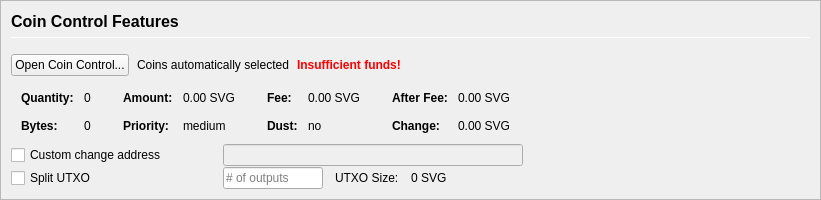
         <widget class="QFrame" name="frameCoinControl">
          <property name="sizePolicy">
           <sizepolicy hsizetype="Expanding" vsizetype="Expanding">
            <horstretch>0</horstretch>
            <verstretch>0</verstretch>
           </sizepolicy>
          </property>
          <property name="maximumSize">
           <size>
            <width>16777215</width>
            <height>16777215</height>
           </size>
          </property>
          <property name="frameShape">
           <enum>QFrame::StyledPanel</enum>
          </property>
          <property name="frameShadow">
           <enum>QFrame::Sunken</enum>
          </property>
          <layout class="QVBoxLayout" name="verticalLayoutCoinControl2">
           <property name="spacing">
            <number>0</number>
           </property>
           <property name="leftMargin">
            <number>0</number>
           </property>
           <property name="topMargin">
            <number>0</number>
           </property>
           <property name="rightMargin">
            <number>0</number>
           </property>
           <property name="bottomMargin">
            <number>0</number>
           </property>
           <item>
            <widget class="QFrame" name="frameCoinControl_BG">
             <layout class="QVBoxLayout" name="verticalLayoutCoinControl" stretch="0,0,0,0,0,0">
              <property name="spacing">
               <number>1</number>
              </property>
              <property name="leftMargin">
               <number>10</number>
              </property>
              <property name="topMargin">
               <number>10</number>
              </property>
              <item>
               <layout class="QHBoxLayout" name="horizontalLayoutCoinControl1">
                <property name="bottomMargin">
                 <number>15</number>
                </property>
                <item>
                 <layout class="QVBoxLayout" name="verticalLayout_3">
                  <property name="spacing">
                   <number>6</number>
                  </property>
                  <item>
                   <widget class="QLabel" name="labelCoinControlFeatures">
                    <property name="sizePolicy">
                     <sizepolicy hsizetype="Preferred" vsizetype="Maximum">
                      <horstretch>0</horstretch>
                      <verstretch>0</verstretch>
                     </sizepolicy>
                    </property>
                    <property name="minimumSize">
                     <size>
                      <width>0</width>
                      <height>20</height>
                     </size>
                    </property>
                    <property name="font">
                     <font>
                      <pointsize>12</pointsize>
                      <weight>75</weight>
                      <bold>true</bold>
                     </font>
                    </property>
                    <property name="styleSheet">
                     <string notr="true">font-weight:bold;</string>
                    </property>
                    <property name="text">
                     <string>Coin Control Features</string>
                    </property>
                   </widget>
                  </item>
                  <item>
                   <widget class="Line" name="line">
                    <property name="minimumSize">
                     <size>
                      <width>0</width>
                      <height>1</height>
                     </size>
                    </property>
                    <property name="maximumSize">
                     <size>
                      <width>16777215</width>
                      <height>1</height>
                     </size>
                    </property>
                    <property name="orientation">
                     <enum>Qt::Horizontal</enum>
                    </property>
                   </widget>
                  </item>
                 </layout>
                </item>
               </layout>
              </item>
              <item>
               <layout class="QHBoxLayout" name="horizontalLayoutCoinControl2" stretch="0,0,0,0">
                <property name="spacing">
                 <number>8</number>
                </property>
                <property name="bottomMargin">
                 <number>10</number>
                </property>
                <item>
                 <widget class="QPushButton" name="pushButtonCoinControl">
                  <property name="styleSheet">
                   <string notr="true"/>
                  </property>
                  <property name="text">
                   <string>Open Coin Control...</string>
                  </property>
                  <property name="autoDefault">
                   <bool>false</bool>
                  </property>
                 </widget>
                </item>
                <item>
                 <widget class="QLabel" name="labelCoinControlAutomaticallySelected">
                  <property name="text">
                   <string>Coins automatically selected</string>
                  </property>
                  <property name="margin">
                   <number>5</number>
                  </property>
                 </widget>
                </item>
                <item>
                 <widget class="QLabel" name="labelCoinControlInsuffFunds">
                  <property name="font">
                   <font>
                    <weight>75</weight>
                    <bold>true</bold>
                   </font>
                  </property>
                  <property name="styleSheet">
                   <string notr="true">color:red;font-weight:bold;</string>
                  </property>
                  <property name="text">
                   <string>Insufficient funds!</string>
                  </property>
                  <property name="margin">
                   <number>5</number>
                  </property>
                 </widget>
                </item>
                <item>
                 <spacer name="horizontalSpacerCoinControl">
                  <property name="orientation">
                   <enum>Qt::Horizontal</enum>
                  </property>
                  <property name="sizeHint" stdset="0">
                   <size>
                    <width>40</width>
                    <height>1</height>
                   </size>
                  </property>
                 </spacer>
                </item>
               </layout>
              </item>
              <item>
               <widget class="QWidget" name="widgetCoinControl" native="true">
                <property name="sizePolicy">
                 <sizepolicy hsizetype="Preferred" vsizetype="Preferred">
                  <horstretch>0</horstretch>
                  <verstretch>0</verstretch>
                 </sizepolicy>
                </property>
                <property name="minimumSize">
                 <size>
                  <width>0</width>
                  <height>0</height>
                 </size>
                </property>
                <property name="styleSheet">
                 <string notr="true"/>
                </property>
                <layout class="QHBoxLayout" name="horizontalLayoutCoinControl5">
                 <property name="leftMargin">
                  <number>0</number>
                 </property>
                 <property name="topMargin">
                  <number>0</number>
                 </property>
                 <property name="rightMargin">
                  <number>0</number>
                 </property>
                 <property name="bottomMargin">
                  <number>0</number>
                 </property>
                 <item>
                  <layout class="QHBoxLayout" name="horizontalLayoutCoinControl3" stretch="0,0,0,1">
                   <property name="spacing">
                    <number>20</number>
                   </property>
                   <property name="topMargin">
                    <number>0</number>
                   </property>
                   <property name="bottomMargin">
                    <number>10</number>
                   </property>
                   <item>
                    <layout class="QFormLayout" name="formLayoutCoinControl1">
                     <property name="horizontalSpacing">
                      <number>10</number>
                     </property>
                     <property name="verticalSpacing">
                      <number>14</number>
                     </property>
                     <property name="leftMargin">
                      <number>10</number>
                     </property>
                     <property name="topMargin">
                      <number>4</number>
                     </property>
                     <property name="rightMargin">
                      <number>6</number>
                     </property>
                     <item row="0" column="0">
                      <widget class="QLabel" name="labelCoinControlQuantityText">
                       <property name="font">
                        <font>
                         <weight>75</weight>
                         <bold>true</bold>
                        </font>
                       </property>
                       <property name="text">
                        <string>Quantity:</string>
                       </property>
                       <property name="margin">
                        <number>0</number>
                       </property>
                      </widget>
                     </item>
                     <item row="0" column="1">
                      <widget class="QLabel" name="labelCoinControlQuantity">
                       <property name="cursor">
                        <cursorShape>IBeamCursor</cursorShape>
                       </property>
                       <property name="contextMenuPolicy">
                        <enum>Qt::ActionsContextMenu</enum>
                       </property>
                       <property name="text">
                        <string notr="true">0</string>
                       </property>
                       <property name="margin">
                        <number>0</number>
                       </property>
                       <property name="textInteractionFlags">
                        <set>Qt::LinksAccessibleByMouse|Qt::TextSelectableByKeyboard|Qt::TextSelectableByMouse</set>
                       </property>
                      </widget>
                     </item>
                     <item row="1" column="0">
                      <widget class="QLabel" name="labelCoinControlBytesText">
                       <property name="font">
                        <font>
                         <weight>75</weight>
                         <bold>true</bold>
                        </font>
                       </property>
                       <property name="text">
                        <string>Bytes:</string>
                       </property>
                      </widget>
                     </item>
                     <item row="1" column="1">
                      <widget class="QLabel" name="labelCoinControlBytes">
                       <property name="cursor">
                        <cursorShape>IBeamCursor</cursorShape>
                       </property>
                       <property name="contextMenuPolicy">
                        <enum>Qt::ActionsContextMenu</enum>
                       </property>
                       <property name="text">
                        <string notr="true">0</string>
                       </property>
                       <property name="textInteractionFlags">
                        <set>Qt::LinksAccessibleByMouse|Qt::TextSelectableByKeyboard|Qt::TextSelectableByMouse</set>
                       </property>
                      </widget>
                     </item>
                    </layout>
                   </item>
                   <item>
                    <layout class="QFormLayout" name="formLayoutCoinControl2">
                     <property name="horizontalSpacing">
                      <number>10</number>
                     </property>
                     <property name="verticalSpacing">
                      <number>14</number>
                     </property>
                     <property name="leftMargin">
                      <number>6</number>
                     </property>
                     <property name="topMargin">
                      <number>4</number>
                     </property>
                     <property name="rightMargin">
                      <number>6</number>
                     </property>
                     <item row="0" column="0">
                      <widget class="QLabel" name="labelCoinControlAmountText">
                       <property name="font">
                        <font>
                         <weight>75</weight>
                         <bold>true</bold>
                        </font>
                       </property>
                       <property name="text">
                        <string>Amount:</string>
                       </property>
                       <property name="margin">
                        <number>0</number>
                       </property>
                      </widget>
                     </item>
                     <item row="0" column="1">
                      <widget class="QLabel" name="labelCoinControlAmount">
                       <property name="cursor">
                        <cursorShape>IBeamCursor</cursorShape>
                       </property>
                       <property name="contextMenuPolicy">
                        <enum>Qt::ActionsContextMenu</enum>
                       </property>
                       <property name="text">
                        <string notr="true">0.00 SVG</string>
                       </property>
                       <property name="textInteractionFlags">
                        <set>Qt::LinksAccessibleByMouse|Qt::TextSelectableByKeyboard|Qt::TextSelectableByMouse</set>
                       </property>
                      </widget>
                     </item>
                     <item row="1" column="0">
                      <widget class="QLabel" name="labelCoinControlPriorityText">
                       <property name="font">
                        <font>
                         <weight>75</weight>
                         <bold>true</bold>
                        </font>
                       </property>
                       <property name="text">
                        <string>Priority:</string>
                       </property>
                      </widget>
                     </item>
                     <item row="1" column="1">
                      <widget class="QLabel" name="labelCoinControlPriority">
                       <property name="cursor">
                        <cursorShape>IBeamCursor</cursorShape>
                       </property>
                       <property name="contextMenuPolicy">
                        <enum>Qt::ActionsContextMenu</enum>
                       </property>
                       <property name="text">
                        <string>medium</string>
                       </property>
                       <property name="textInteractionFlags">
                        <set>Qt::LinksAccessibleByMouse|Qt::TextSelectableByKeyboard|Qt::TextSelectableByMouse</set>
                       </property>
                      </widget>
                     </item>
                    </layout>
                   </item>
                   <item>
                    <layout class="QFormLayout" name="formLayoutCoinControl3">
                     <property name="horizontalSpacing">
                      <number>10</number>
                     </property>
                     <property name="verticalSpacing">
                      <number>14</number>
                     </property>
                     <property name="leftMargin">
                      <number>6</number>
                     </property>
                     <property name="topMargin">
                      <number>4</number>
                     </property>
                     <property name="rightMargin">
                      <number>6</number>
                     </property>
                     <item row="0" column="0">
                      <widget class="QLabel" name="labelCoinControlFeeText">
                       <property name="font">
                        <font>
                         <weight>75</weight>
                         <bold>true</bold>
                        </font>
                       </property>
                       <property name="text">
                        <string>Fee:</string>
                       </property>
                       <property name="margin">
                        <number>0</number>
                       </property>
                      </widget>
                     </item>
                     <item row="0" column="1">
                      <widget class="QLabel" name="labelCoinControlFee">
                       <property name="cursor">
                        <cursorShape>IBeamCursor</cursorShape>
                       </property>
                       <property name="contextMenuPolicy">
                        <enum>Qt::ActionsContextMenu</enum>
                       </property>
                       <property name="text">
                        <string notr="true">0.00 SVG</string>
                       </property>
                       <property name="textInteractionFlags">
                        <set>Qt::LinksAccessibleByMouse|Qt::TextSelectableByKeyboard|Qt::TextSelectableByMouse</set>
                       </property>
                      </widget>
                     </item>
                     <item row="1" column="0">
                      <widget class="QLabel" name="labelCoinControlLowOutputText">
                       <property name="font">
                        <font>
                         <weight>75</weight>
                         <bold>true</bold>
                        </font>
                       </property>
                       <property name="text">
                        <string>Dust:</string>
                       </property>
                      </widget>
                     </item>
                     <item row="1" column="1">
                      <widget class="QLabel" name="labelCoinControlLowOutput">
                       <property name="cursor">
                        <cursorShape>IBeamCursor</cursorShape>
                       </property>
                       <property name="contextMenuPolicy">
                        <enum>Qt::ActionsContextMenu</enum>
                       </property>
                       <property name="text">
                        <string>no</string>
                       </property>
                       <property name="textInteractionFlags">
                        <set>Qt::LinksAccessibleByMouse|Qt::TextSelectableByKeyboard|Qt::TextSelectableByMouse</set>
                       </property>
                      </widget>
                     </item>
                    </layout>
                   </item>
                   <item>
                    <layout class="QFormLayout" name="formLayoutCoinControl4">
                     <property name="horizontalSpacing">
                      <number>10</number>
                     </property>
                     <property name="verticalSpacing">
                      <number>14</number>
                     </property>
                     <property name="leftMargin">
                      <number>6</number>
                     </property>
                     <property name="topMargin">
                      <number>4</number>
                     </property>
                     <property name="rightMargin">
                      <number>6</number>
                     </property>
                     <item row="0" column="0">
                      <widget class="QLabel" name="labelCoinControlAfterFeeText">
                       <property name="font">
                        <font>
                         <weight>75</weight>
                         <bold>true</bold>
                        </font>
                       </property>
                       <property name="text">
                        <string>After Fee:</string>
                       </property>
                       <property name="margin">
                        <number>0</number>
                       </property>
                      </widget>
                     </item>
                     <item row="0" column="1">
                      <widget class="QLabel" name="labelCoinControlAfterFee">
                       <property name="cursor">
                        <cursorShape>IBeamCursor</cursorShape>
                       </property>
                       <property name="contextMenuPolicy">
                        <enum>Qt::ActionsContextMenu</enum>
                       </property>
                       <property name="text">
                        <string notr="true">0.00 SVG</string>
                       </property>
                       <property name="textInteractionFlags">
                        <set>Qt::LinksAccessibleByMouse|Qt::TextSelectableByKeyboard|Qt::TextSelectableByMouse</set>
                       </property>
                      </widget>
                     </item>
                     <item row="1" column="0">
                      <widget class="QLabel" name="labelCoinControlChangeText">
                       <property name="font">
                        <font>
                         <weight>75</weight>
                         <bold>true</bold>
                        </font>
                       </property>
                       <property name="text">
                        <string>Change:</string>
                       </property>
                      </widget>
                     </item>
                     <item row="1" column="1">
                      <widget class="QLabel" name="labelCoinControlChange">
                       <property name="cursor">
                        <cursorShape>IBeamCursor</cursorShape>
                       </property>
                       <property name="contextMenuPolicy">
                        <enum>Qt::ActionsContextMenu</enum>
                       </property>
                       <property name="text">
                        <string notr="true">0.00 SVG</string>
                       </property>
                       <property name="textInteractionFlags">
                        <set>Qt::LinksAccessibleByMouse|Qt::TextSelectableByKeyboard|Qt::TextSelectableByMouse</set>
                       </property>
                      </widget>
                     </item>
                    </layout>
                   </item>
                  </layout>
                 </item>
                </layout>
               </widget>
              </item>
              <item>
               <layout class="QHBoxLayout" name="horizontalLayoutCoinControl4">
                <property name="spacing">
                 <number>12</number>
                </property>
                <property name="sizeConstraint">
                 <enum>QLayout::SetDefaultConstraint</enum>
                </property>
                <property name="topMargin">
                 <number>0</number>
                </property>
                <property name="rightMargin">
                 <number>0</number>
                </property>
                <item>
                 <widget class="QCheckBox" name="checkBoxCoinControlChange">
                  <property name="sizePolicy">
                   <sizepolicy hsizetype="Preferred" vsizetype="Preferred">
                    <horstretch>0</horstretch>
                    <verstretch>0</verstretch>
                   </sizepolicy>
                  </property>
                  <property name="minimumSize">
                   <size>
                    <width>200</width>
                    <height>0</height>
                   </size>
                  </property>
                  <property name="maximumSize">
                   <size>
                    <width>200</width>
                    <height>16777215</height>
                   </size>
                  </property>
                  <property name="toolTip">
                   <string>If this is activated, but the change address is empty or invalid, change will be sent to a newly generated address.</string>
                  </property>
                  <property name="text">
                   <string>Custom change address</string>
                  </property>
                 </widget>
                </item>
                <item>
                 <widget class="QValidatedLineEdit" name="lineEditCoinControlChange">
                  <property name="enabled">
                   <bool>false</bool>
                  </property>
                  <property name="sizePolicy">
                   <sizepolicy hsizetype="Preferred" vsizetype="Preferred">
                    <horstretch>0</horstretch>
                    <verstretch>0</verstretch>
                   </sizepolicy>
                  </property>
                  <property name="minimumSize">
                   <size>
                    <width>300</width>
                    <height>0</height>
                   </size>
                  </property>
                 </widget>
                </item>
                <item>
                 <widget class="QLabel" name="labelCoinControlChangeLabel">
                  <property name="sizePolicy">
                   <sizepolicy hsizetype="Preferred" vsizetype="Preferred">
                    <horstretch>0</horstretch>
                    <verstretch>0</verstretch>
                   </sizepolicy>
                  </property>
                  <property name="minimumSize">
                   <size>
                    <width>100</width>
                    <height>0</height>
                   </size>
                  </property>
                  <property name="text">
                   <string/>
                  </property>
                  <property name="margin">
                   <number>3</number>
                  </property>
                 </widget>
                </item>
               </layout>
              </item>
              <item>
               <layout class="QHBoxLayout" name="horizontalLayoutCoinControl6">
                <property name="spacing">
                 <number>12</number>
                </property>
                <property name="rightMargin">
                 <number>0</number>
                </property>
                <item>
                 <widget class="QCheckBox" name="splitBlockCheckBox">
                  <property name="sizePolicy">
                   <sizepolicy hsizetype="Preferred" vsizetype="Preferred">
                    <horstretch>0</horstretch>
                    <verstretch>0</verstretch>
                   </sizepolicy>
                  </property>
                  <property name="minimumSize">
                   <size>
                    <width>200</width>
                    <height>0</height>
                   </size>
                  </property>
                  <property name="maximumSize">
                   <size>
                    <width>200</width>
                    <height>16777215</height>
                   </size>
                  </property>
                  <property name="text">
                   <string>Split UTXO</string>
                  </property>
                 </widget>
                </item>
                <item>
                 <widget class="QLineEdit" name="splitBlockLineEdit">
                  <property name="sizePolicy">
                   <sizepolicy hsizetype="Preferred" vsizetype="Preferred">
                    <horstretch>50</horstretch>
                    <verstretch>0</verstretch>
                   </sizepolicy>
                  </property>
                  <property name="minimumSize">
                   <size>
                    <width>100</width>
                    <height>0</height>
                   </size>
                  </property>
                  <property name="maximumSize">
                   <size>
                    <width>100</width>
                    <height>16777215</height>
                   </size>
                  </property>
                  <property name="placeholderText">
                   <string># of outputs</string>
                  </property>
                 </widget>
                </item>
                <item>
                 <widget class="QLabel" name="labelBlockSizeText">
                  <property name="text">
                   <string>UTXO Size:</string>
                  </property>
                 </widget>
                </item>
                <item>
                 <widget class="QLabel" name="labelBlockSize">
                  <property name="text">
                   <string>0 SVG</string>
                  </property>
                 </widget>
                </item>
                <item>
                 <spacer name="horizontalSpacer_7">
                  <property name="orientation">
                   <enum>Qt::Horizontal</enum>
                  </property>
                  <property name="sizeHint" stdset="0">
                   <size>
                    <width>40</width>
                    <height>20</height>
                   </size>
                  </property>
                 </spacer>
                </item>
               </layout>
              </item>
              <item>
               <spacer name="verticalSpacerCoinControl">
                <property name="orientation">
                 <enum>Qt::Vertical</enum>
                </property>
                <property name="sizeHint" stdset="0">
                 <size>
                  <width>800</width>
                  <height>1</height>
                 </size>
                </property>
               </spacer>
              </item>
             </layout>
            </widget>
           </item>
          </layout>
         </widget>
